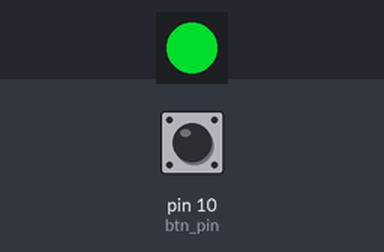
A sketch run on a simulated Arduino Leonardo, built with avr-gcc and run on an emulated ATmega32U4. On the bench: 1 RGB LEDs in strip order, left to right. Inputs (shaded band) come from the test bench; at power-on: pin 10 (btn_pin) HIGH. Dim RGB values are drawn brighter than linear; USB keyboard and mouse output is not drawn.

Above: at 1.2 s.
1.3 s: pin 10 (btn_pin) pulled LOW for 0.15 s
At 1.37 s:
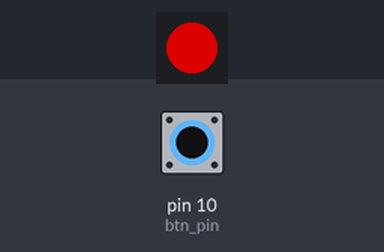
3.4 s: pin 10 (btn_pin) pulled LOW for 3.2 s
At 7.07 s:
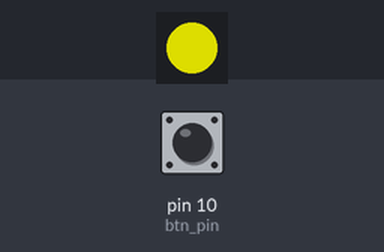
Timing chart, 0 to 8.6 s (numbered marks = the images above; inputs shaded):
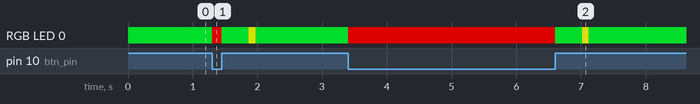

Measured:
- after the input at 1.3 s, RGB LED 0: RGB(0, 150, 29) → RGB(150, 0, 0) at once, → RGB(0, 150, 29) 0.15 s later, → RGB(150, 150, 0) 0.41 s later, → RGB(0, 150, 29) 0.11 s later
- after the input at 3.4 s, RGB LED 0: RGB(0, 150, 29) → RGB(150, 0, 0) at once, → RGB(0, 150, 29) 3.2 s later, → RGB(150, 150, 0) 0.41 s later, → RGB(0, 150, 29) 0.11 s later

The sketch:

mors_klavyesi.ino
```cpp
#include "Keyboard.h"

#include <Adafruit_NeoPixel.h>
#ifdef __AVR__
#include <avr/power.h>
#endif


#define LED_PIN    9
#define LED_COUNT 1

Adafruit_NeoPixel strip(LED_COUNT, LED_PIN, NEO_GRB + NEO_KHZ800);


int btn;
int btn_pin = 10;

int sayac = 0;
int sayac2 = 0;

int emn = 0;

String harf = "";

#include "pixel.h"
#include "harfler.h"
void setup() {
  Keyboard.begin();

#if (F_CPU == 16000000)
  clock_prescale_set(clock_div_1);
#endif


  strip.begin();
  strip.show();
  strip.setBrightness(150);


  pinMode(btn_pin, INPUT_PULLUP);
}

void loop() {

  btn = digitalRead(btn_pin);

  if (btn == 0) { // butona basılmışsa
    led(255, 0, 0);
    sayac += 5;
    emn = 1;
    sayac2 = 0;
    delay(5);
  }
  if (btn == 1) { // butona basılmamışsa
    sayac2 += 5;
    led(0, 255, 50);
    if (sayac >= 5 && sayac < 180) {
      //Serial.println("kisa");
      harf = harf + ".";
      sayac = 0;
    }
    else if (sayac >= 180) {
      //Serial.println("uzun");
      harf = harf + "-";
      sayac = 0;
    }


    if (emn == 1 && sayac2 >= 400) {
      emn = 0;
      sayac2 = 0;
      mors();
      led(255, 255, 0);
      delay(100);
    }
    delay(5);
  }
}
```

harfler.h
```cpp
void mors()
{


  if (harf == ".-") {
    //Serial.println("A");
    Keyboard.print("a");
    Keyboard.releaseAll();
    harf = "";
  }
  else if (harf == "-...") {
    Keyboard.print("b");
    Keyboard.releaseAll();
    harf = "";
  }
  else if (harf == "-.-.") {
    Keyboard.print("c");
    Keyboard.releaseAll();
    harf = "";
  }
  else if (harf == "-..") {
    Keyboard.print("d");
    Keyboard.releaseAll();
    harf = "";
  }
  else if (harf == ".") {
    Keyboard.print("e");
    Keyboard.releaseAll();
    harf = "";
  }
  else if (harf == "..-.") {
    Keyboard.print("f");
    Keyboard.releaseAll();
    harf = "";
  }
  else if (harf == "--.") {
    Keyboard.print("g");
    Keyboard.releaseAll();
    harf = "";
  }
  else if (harf == "....") {
    Keyboard.print("h");
    Keyboard.releaseAll();
    harf = "";
  }
  else if (harf == "..") {
    Keyboard.print("i");
    Keyboard.releaseAll();
    harf = "";
  }
  else if (harf == ".---") {
   Keyboard.print("j");
    Keyboard.releaseAll();
    harf = "";
  }
  else if (harf == "-.-") {
    Keyboard.print("k");
    Keyboard.releaseAll();
    harf = "";
  }
  else if (harf == ".-..") {
    Keyboard.print("l");
    Keyboard.releaseAll();
    harf = "";
  }
  else if (harf == "--") {
    Keyboard.print("m");
    Keyboard.releaseAll();
    harf = "";
  }
  else if (harf == "-.") {
    Keyboard.print("n");
    Keyboard.releaseAll();
    harf = "";
  }
  else if (harf == "---") {
    Keyboard.print("o");
    Keyboard.releaseAll();
    harf = "";
  }
  else if (harf == ".--.") {
    Keyboard.print("p");
    Keyboard.releaseAll();
    harf = "";
  }
  else if (harf == ".-.") {
    Keyboard.print("r");
    Keyboard.releaseAll();
    harf = "";
  }
  else if(harf == "..."){
    Keyboard.print("s");
    Keyboard.releaseAll();
    harf = "";
  }
  else if(harf == "-"){
    Keyboard.print("t");
    Keyboard.releaseAll();
    harf = "";
  }
  else if(harf == "..-"){
    Keyboard.print("u");
    Keyboard.releaseAll();
    harf = "";
  }
  else if(harf == "...-"){
    Keyboard.print("v");
    Keyboard.releaseAll();
    harf = "";
  }
  else if(harf == "-.--"){
    Keyboard.print("y");
    Keyboard.releaseAll();
    harf = "";
  }
  else if(harf == "--.."){
    Keyboard.print("z");
    Keyboard.releaseAll();
    harf = "";
  }
  else if(harf == ".--"){
    Keyboard.print("w");
    Keyboard.releaseAll();
    harf = "";
  }
  else if(harf == "-..-"){
    Keyboard.print("x");
    Keyboard.releaseAll();
    harf = "";
  }
  else if(harf == "--.-"){
    Keyboard.print("q");
    Keyboard.releaseAll();
    harf = "";
  }
  else if(harf == "......"){
    Keyboard.print(" ");
    Keyboard.releaseAll();
    harf = "";
  }
  else if(harf == "----"){
    Keyboard.press(KEY_BACKSPACE);
    Keyboard.releaseAll();
    harf = "";
  }
  else if(harf == "...-."){
    Keyboard.press(KEY_RETURN);
    Keyboard.releaseAll();
    harf = "";
  }
  else if(harf == "..--.."){
    Keyboard.press(KEY_CAPS_LOCK);
    Keyboard.releaseAll();
    harf = "";
  }
  else if(harf == ".----"){
    Keyboard.print("1");
    Keyboard.releaseAll();
    harf = "";
  }
  else if(harf == "..--"){
    Keyboard.print("2");
    Keyboard.releaseAll();
    harf = "";
  }
  else if(harf == "...--"){
    Keyboard.print("3");
    Keyboard.releaseAll();
    harf = "";
  }
  else if(harf == "...-"){
    Keyboard.print("4");
    Keyboard.releaseAll();
    harf = "";
  }
  else if(harf == "....."){
    Keyboard.print("5");
    Keyboard.releaseAll();
    harf = "";
  }
  else if(harf == "-...."){
    Keyboard.print("6");
    Keyboard.releaseAll();
    harf = "";
  }
  else if(harf == "--..."){
    Keyboard.print("7");
    Keyboard.releaseAll();
    harf = "";
  }
  else if(harf == "---.."){
    Keyboard.print("8");
    Keyboard.releaseAll();
    harf = "";
  }
  else if(harf == "----."){
    Keyboard.print("9");
    Keyboard.releaseAll();
    harf = "";
  }
  else if(harf == "-----"){
    Keyboard.print("0");
    Keyboard.releaseAll();
    harf = "";
  }


  else if(harf == "----"){
    Keyboard.press(KEY_BACKSPACE);
    Keyboard.releaseAll();
    harf = "";
  }

  else {// hiç biriyle eşleşmesse
    harf = "";
    led(0, 0, 255);
    delay(500);
    led(0, 0, 0);

  }
}
```

pixel.h
```cpp
void led(int a, int b, int c) {
  strip.setPixelColor(0, a, b, c);
  strip.show();
}
```
